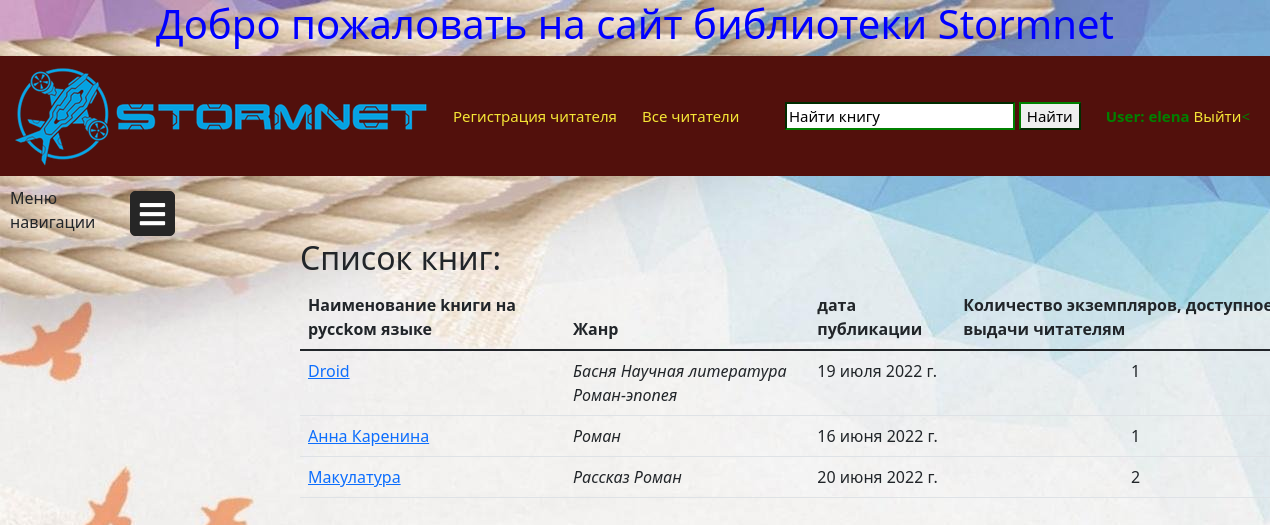
The app's page / (signed in) with its own data.
### main/models.py (models this page shows, shortened)
class Books(models.Model):
    title_russian = models.CharField(max_length=150, help_text='Введите название на русском языке', verbose_name='Название книги')
    title_foreign = models.CharField(max_length=150, help_text='Введите название на иностранном языке',
                                     null=True, blank=True, verbose_name='Название на иностранном языке')
    description = models.TextField(max_length=1000, help_text='Введите описание книги', verbose_name='Краткое описание книги')
    genre = models.ManyToManyField('Genre', verbose_name='Жанр')
    price = models.DecimalField(max_digits=8, decimal_places=2, verbose_name='Цена')
    cost_daily = models.DecimalField(max_digits=8, decimal_places=2, verbose_name='Цена за день использования')
    amount_ex = models.IntegerField()
    author = models.ManyToManyField('Author', verbose_name='Авторы')
    date_registration = models.DateTimeField(auto_now_add=True, verbose_name='Дата регистрации')
    number_of_pages = models.IntegerField(blank=True, null=True, verbose_name='Количество страниц')
    year_of_publication = models.DateField(null=True, blank=True, verbose_name='Дата публикации')
    pubdate = models.DateTimeField(auto_now_add=True)
    def display_genre(self):
        return [genre.name for genre in self.genre.all()]
    display_genre.short_description = 'Жанр'
    def display_author(self):
        return [' '.join((author.name, author.surname)) for author in self.author.all()]
    display_author.short_description = 'Авторы'
    class Meta:
        ordering = ["title_russian", "-pubdate"]
        verbose_name_plural = 'Книги'
        verbose_name = 'Книга'

class Genre(models.Model):
    name = models.CharField(max_length=50, help_text='Введите', unique=True, verbose_name='Название жанра')
    def __str__(self):
        return self.name
    class Meta:
        verbose_name = 'Жанр'
        verbose_name_plural = 'Жанры'
        ordering = ['name']

### main/views.py (the view)
# urls.py: path('', BookList.as_view(), name='list_book'),
class BookList(generic.ListView):
    model = Books
    paginate_by = 20
    template_name = 'list_book.html'

### main/templates/list_book.html (shortened to what this page needs)
{% extends 'main.html' %}
{% block content %}
<div class="list_book">
<h2>Список книг:</h2>
  <table class="table">
  <thead>
    <tr>
      <th scope="col">Наименование kниги на руссkом языке</th>
      <th scope="col">Жанр</th>
      <th scope="col">дата публикации</th>
      <th  scope="col">Количество экземпляров, доступное для выдачи читателям</th>
    </tr>
  </thead>
  <tbody>
        {% for b in books_list %}
    <tr>
        <td><a href="{% url 'main:book_detail' b.pk %}">{{ b.title_russian}}</a></td>
      <td>{% for genre in b.genre.all %}<em>{{ genre }} </em>{% endfor %}</td>
      <td>{{ b.year_of_publication}}</td>
      <td align="center">{{ b.bookinstance_set.all.count }}</td>
    </tr>
                {% endfor %}
    </tbody>
</table>
    </div>
{% endblock %}

### main/templates/main.html (shortened to what this page needs)
<!DOCTYPE html>
<html lang="ru">
<head>
    <link href="https://use.fontawesome.com/releases/v5.6.1/css/all.css" rel="stylesheet">
    <link rel="stylesheet" href="https://cdn.jsdelivr.net/npm/bootstrap@5.1.3/dist/css/bootstrap.min.css">
    {% load static %}
    <link rel="stylesheet" href="{% static 'css/main.css' %}">
</head>
<body class="body_cls">
{% block header %}
    <h1>Добро пожаловать на сайт библиотеки Stormnet</h1>
   <div class="header">
       <div class="header_section">
           <div class="header_item header_logo">
               <a class="header_link" href="{% url 'main:list_book' %}"><img src="{% static 'img/sitelogo.png' %}" alt="" class="logo"></a>
           </div>
           <div class="header-item headerButton"><a class="header_link" href="{% url 'main:register' %}">Регистрация читателя</a></div>
           <div class="header-item headerButton"><a class="header_link" href="{% url 'main:all_customers' %}">Все читатели</a></div>
           </div>
       <div class="header_section">
           <div class="header-item headerButton">
               <form action="{% url 'main:main_page' %}" method="get"><input type="search" value="Найти книгу" name="search_book"> <input type="submit" value="Найти" ></form></div>
           <div class="header-item headerButton">{% if user.is_authenticated %}
            <strong>User: {{ user.get_username }}</strong>
            <a  class="header_link" href="{% url 'logout'%}?next={{request.path}}">Выйти</a><
                {% else %}
                <a class="header_link" href="{% url 'login'%}?next={{request.path}}">Войти</a>
                 {% endif %}
               </div>
       </div>
   </div>
 <div class="naveg">
    <p class="menu_nav">Меню навигации</p>
  <label for="check">
  <i class="fas fa-bars" id="amdaven"></i>
  </label>
  </div>
{% endblock %}
{% if request.user.is_authenticated %}
{% block content %}
{% endblock %}
{% else %}  <h2 align="center">Чтобы посмотреть контент необходимо войти</h2>
            <p align="center"><a href="{% url 'login' %}">Войти</a> или <a href="{% url 'main:register' %}">зарегистрироваться</a></p>
{% endif %}
</body>
</html>

### main/static/css/main.css (style rules this page uses)
.body_cls { background-image: url(../img/fon.jpg); }
h1 { color: blue; text-align: center; }
.header_link { color: #f5e536; text-decoration: none; }
.header { display: flex; justify-content: space-between; padding: 10px; background: #52100c; color: green; }
.header_section { display: flex; align-items: center; }
.header-item { padding: 10px 10px; font-size: 15px; margin-left: 5px; }
input:valid:not(:placeholder-shown) { border-color: green; }
.menu_nav { display: block; max-width: 90px; margin-bottom: 0; margin-top: 10px; margin-left: 10px; }
label #amdaven,label #lodesan { position: absolute; cursor: pointer; color: white; border-radius: 5px; border: 1px solid #262626; margin: 15px 30px; font-size: 29px; background: #262626; height: 45px; width: 45px; text-align: center; line-height: 45px; transition: all .5s ease; }
.naveg { display: flex; justify-content: stretch; align-items: stretch; max-height: 80%; margin-bottom: 0; width: 20%; }
.list_book { width: 80%; display: flex; flex-flow: row wrap; align-content: center; margin-top: 5px; margin-left: 300px; align-items: baseline; }

### records on screen
Books: title_russian "Droid", year_of_publication "19 июля 2022 г.", bookinstance_set.all.count "1"
Genre: name "Басня"
Genre: name "Научная литература"
Genre: name "Роман-эпопея"
Books: title_russian "Анна Каренина", year_of_publication "16 июня 2022 г.", bookinstance_set.all.count "1"
Genre: name "Роман"
Books: title_russian "Макулатура", year_of_publication "20 июня 2022 г.", bookinstance_set.all.count "2"
Genre: name "Рассказ"

### other values on screen
{{ user.get_username }} "elena"
